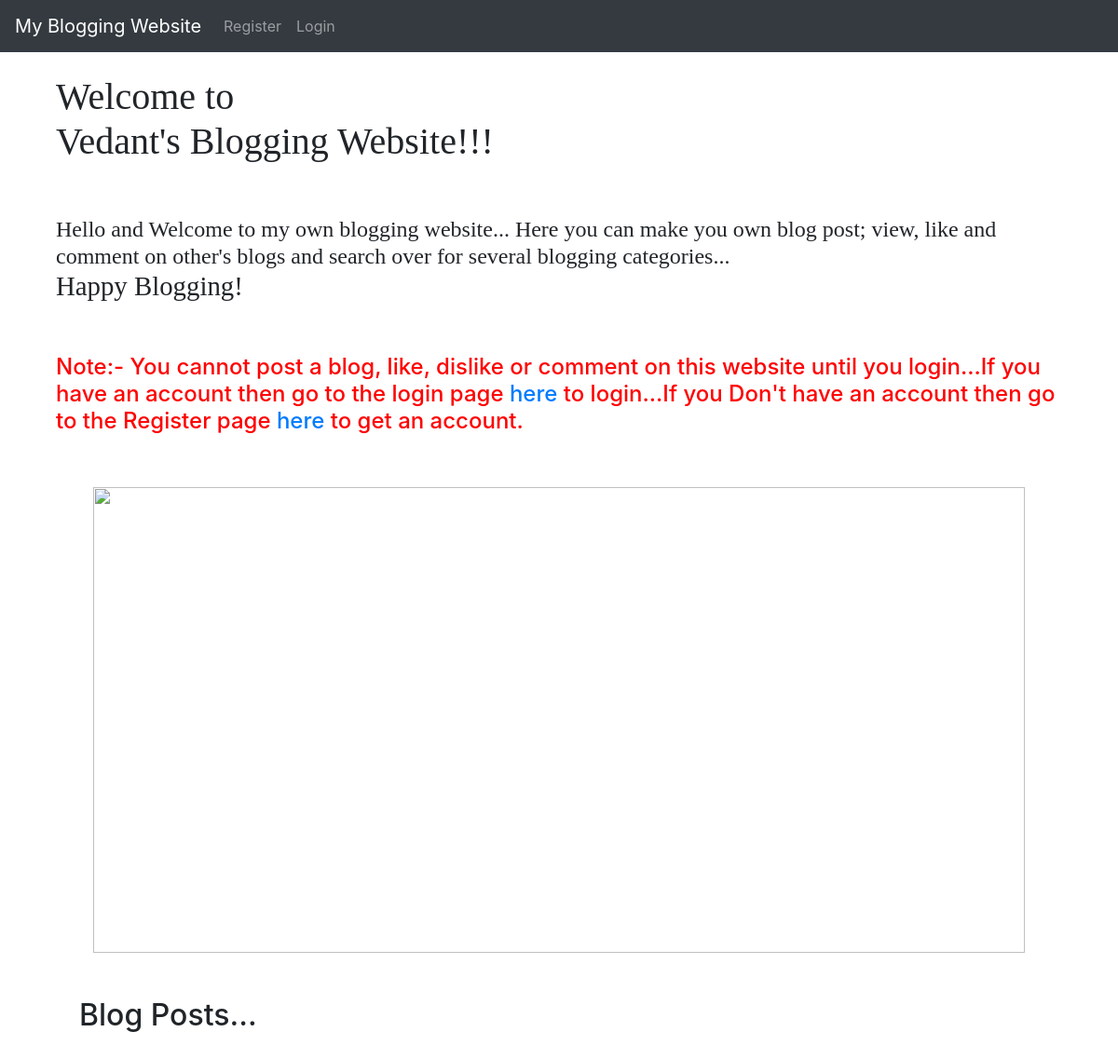
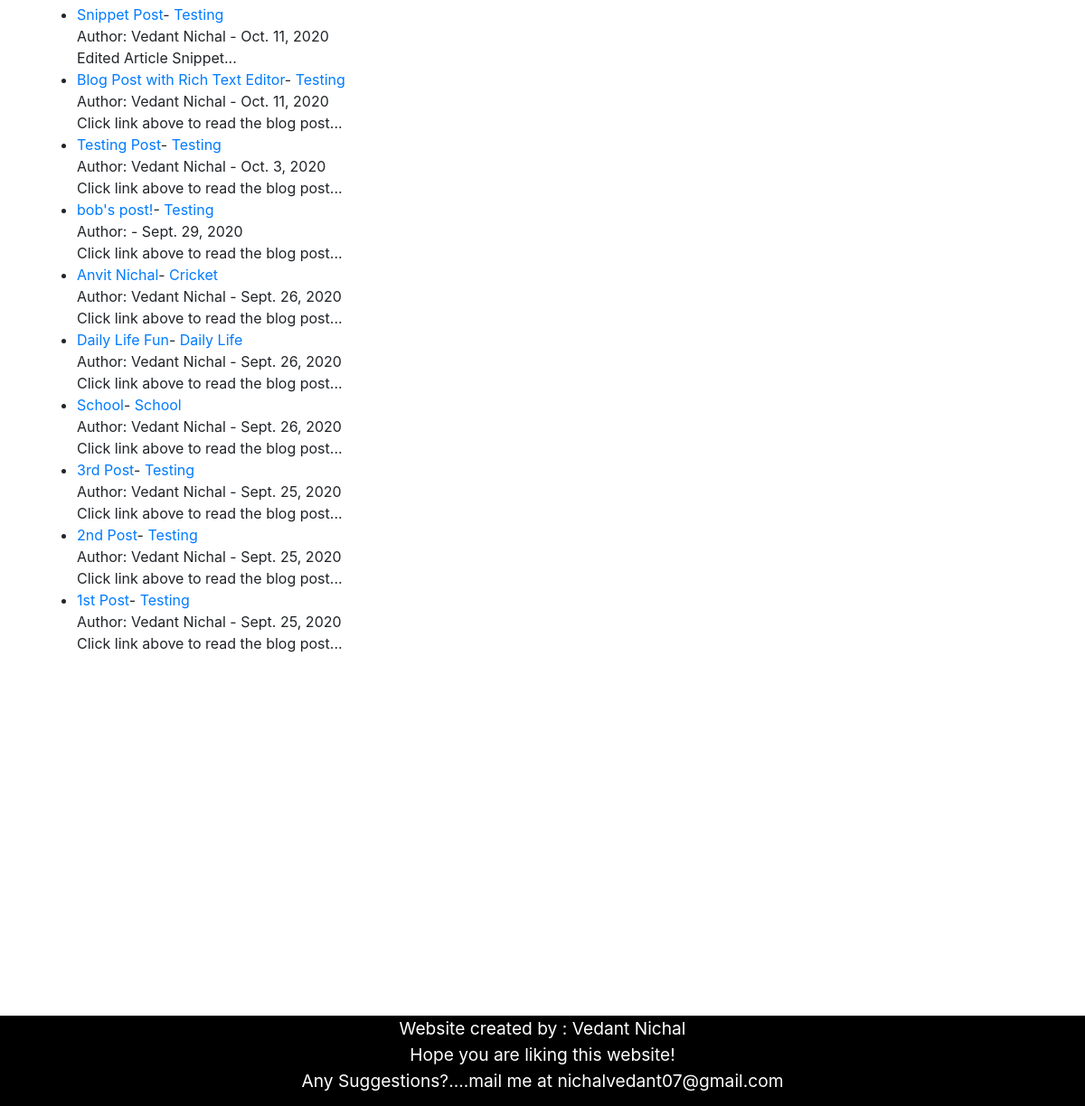
The page / on the database its author committed (2 pictures, top to bottom).
### Blog/models.py (models this page shows, shortened)
class Post(models.Model):
    title = models.CharField(max_length=255)
    title_tag = models.CharField(max_length=255)
    author = models.ForeignKey(User, on_delete=models.CASCADE)
    body = RichTextField(blank=True, null=True)
    post_date = models.DateField(auto_now_add=True)
    category = models.CharField(max_length=255, default='testing')
    snippet = models.CharField(max_length=255)
    likes = models.ManyToManyField(User, related_name='blog_posts')

### Blog/views.py (the view)
# urls.py: path('', HomeView.as_view(), name="home"),
class HomeView(ListView):
    model = Post
    template_name = 'home.html'
    ordering = ['-id']
    def get_context_data(self, *args, **kwargs):
        cat_menu = Category.objects.all()
        context = super(HomeView, self).get_context_data(*args, **kwargs)
        context["cat_menu"] = cat_menu
        return context

### Blog/templates/home.html (shortened to what this page needs)
{% extends 'base.html' %}
{% block content %}
<div class="container">
    <div class="top-left" style="font-family:verdana"><h1>Welcome to<br/>Vedant's Blogging Website!!!</h1><br/><br/>
        <h4>Hello and Welcome to my own blogging website... Here you can make you own blog post; view, like and comment on other's blogs and search over for several blogging categories...<br/><big>Happy Blogging!</big></h4><br/><br/></div>
    {% if user.is_authenticated %}
    {% else %}
    <h4 style="color:red">Note:- You cannot post a blog, like, dislike or comment on this website until you login...If you have an account then go to the login page <a href="{% url 'login' %}">here</a> to login...If you Don't have an account then go to the Register page <a href="{% url 'register' %}">here</a> to get an account.</h4><br/><br/></div>
    {% endif %}
<img src="https://neilpatel.com/wp-content/uploads/2018/10/blog.jpg" width="1000" height="500" class="center"><br/><br/>
<ul>
<h2>Blog Posts...</h2><br/>
    {% for post in object_list %}
        {% if user.is_authenticated %}
           {% if user.id == post.author.id %}
                <li><a href="{% url 'article-detail' post.pk %}">{{ post.title }}</a>
                - <a href="{% url 'category' post.category %}">{{ post.category.title }}</a>
                - {{ post.author.first_name }}
                {{ post.author.last_name }} - {{ post.post_date }} -
                <a href="{% url 'update_post' post.pk %}">(Edit)</a> -
                <a href="{% url 'delete_post' post.pk %}">(Delete)</a><br/>
           {% else %}
                <li><a href="{% url 'article-detail' post.pk %}">{{ post.title }}</a>
                - <a href="{% url 'category' post.category %}">{{ post.category.title }}</a>
                - {{ post.author.first_name }}
                {{ post.author.last_name }} - {{ post.post_date }}<br/>
           {% endif %}
            {{ post.snippet }}
        {% else %}
            <li><a href="{% url 'article-detail' post.pk %}">{{ post.title }}</a>- <a href="{% url 'category' post.category %}">{{ post.category.title }}</a><br/> Author: {{ post.author.first_name }}
            {{ post.author.last_name }} - {{ post.post_date }}
            <br/>{{ post.snippet }}
        {% endif %}
    </li>
    {% endfor%}
</ul>
{% endblock %}

### Blog/templates/base.html (style rules this page uses)
body { background-image: url(''); background-repeat: no-repeat; background-attachment: fixed; background-size: cover; }

### Blog/templates/home.html (style rules this page uses)
body { background-image: url('https://encrypted-tbn0.gstatic.com/images?q=tbn%3AANd9GcTExlLXyh_tSS1GIV1RfQrSNj71jqcDID72bg&usqp=CAU'); background-repeat: no-repeat; background-attachment: fixed; background-size: cover; }
img { display: block; margin-left: auto; margin-right: auto; }

### rows shown on the page
Post: title "Snippet Post", category "Testing", author.first_name "Vedant", author.last_name "Nichal", post_date "Oct. 11, 2020", snippet "Edited Article Snippet..."
Post: title "Blog Post with Rich Text Editor", category "Testing", author.first_name "Vedant", author.last_name "Nichal", post_date "Oct. 11, 2020", snippet "Click link above to read the blog post..."
Post: title "Testing Post", category "Testing", author.first_name "Vedant", author.last_name "Nichal", post_date "Oct. 3, 2020", snippet "Click link above to read the blog post..."
Post: title "bob's post!", category "Testing", post_date "Sept. 29, 2020", snippet "Click link above to read the blog post..."
Post: title "Anvit Nichal", category "Cricket", author.first_name "Vedant", author.last_name "Nichal", post_date "Sept. 26, 2020", snippet "Click link above to read the blog post..."
Post: title "Daily Life Fun", category "Daily Life", author.first_name "Vedant", author.last_name "Nichal", post_date "Sept. 26, 2020", snippet "Click link above to read the blog post..."
Post: title "School", category "School", author.first_name "Vedant", author.last_name "Nichal", post_date "Sept. 26, 2020", snippet "Click link above to read the blog post..."
Post: title "3rd Post", category "Testing", author.first_name "Vedant", author.last_name "Nichal", post_date "Sept. 25, 2020", snippet "Click link above to read the blog post..."
Post: title "2nd Post", category "Testing", author.first_name "Vedant", author.last_name "Nichal", post_date "Sept. 25, 2020", snippet "Click link above to read the blog post..."
Post: title "1st Post", category "Testing", author.first_name "Vedant", author.last_name "Nichal", post_date "Sept. 25, 2020", snippet "Click link above to read the blog post..."
